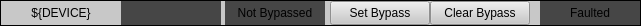
<?xml version="1.0" encoding="UTF-8"?>
<ui version="4.0">
 <class>Form</class>
 <widget class="QWidget" name="Form">
  <property name="geometry">
   <rect>
    <x>0</x>
    <y>0</y>
    <width>641</width>
    <height>26</height>
   </rect>
  </property>
  <property name="windowTitle">
   <string>Form</string>
  </property>
  <widget class="QFrame" name="frame">
   <property name="geometry">
    <rect>
     <x>0</x>
     <y>0</y>
     <width>641</width>
     <height>26</height>
    </rect>
   </property>
   <property name="styleSheet">
    <string notr="true">background-color: rgb(200, 200, 200);</string>
   </property>
   <property name="frameShape">
    <enum>QFrame::Box</enum>
   </property>
   <property name="frameShadow">
    <enum>QFrame::Plain</enum>
   </property>
   <widget class="QLabel" name="label">
    <property name="geometry">
     <rect>
      <x>1</x>
      <y>1</y>
      <width>120</width>
      <height>24</height>
     </rect>
    </property>
    <property name="text">
     <string>${DEVICE}</string>
    </property>
    <property name="alignment">
     <set>Qt::AlignCenter</set>
    </property>
   </widget>
   <widget class="PyDMLabel" name="PyDMLabel">
    <property name="geometry">
     <rect>
      <x>121</x>
      <y>1</y>
      <width>100</width>
      <height>24</height>
     </rect>
    </property>
    <property name="toolTip">
     <string/>
    </property>
    <property name="styleSheet">
     <string notr="true">background-color: rgb(70, 70, 70);</string>
    </property>
    <property name="alignment">
     <set>Qt::AlignCenter</set>
    </property>
    <property name="precision" stdset="0">
     <number>3</number>
    </property>
    <property name="precisionFromPV" stdset="0">
     <bool>false</bool>
    </property>
    <property name="alarmSensitiveContent" stdset="0">
     <bool>true</bool>
    </property>
    <property name="channel" stdset="0">
     <string>ca://${DEVICE}:RMON_THR</string>
    </property>
   </widget>
   <widget class="PyDMLabel" name="PyDMLabel_2">
    <property name="geometry">
     <rect>
      <x>225</x>
      <y>1</y>
      <width>100</width>
      <height>24</height>
     </rect>
    </property>
    <property name="toolTip">
     <string/>
    </property>
    <property name="styleSheet">
     <string notr="true">background-color: rgb(70, 70, 70);</string>
    </property>
    <property name="text">
     <string>Not Bypassed</string>
    </property>
    <property name="alignment">
     <set>Qt::AlignCenter</set>
    </property>
    <property name="precisionFromPV" stdset="0">
     <bool>false</bool>
    </property>
    <property name="alarmSensitiveContent" stdset="0">
     <bool>true</bool>
    </property>
    <property name="channel" stdset="0">
     <string>ca://${DEVICE}:RMON_BYP_STATE</string>
    </property>
   </widget>
   <widget class="PyDMPushButton" name="PyDMPushButton">
    <property name="geometry">
     <rect>
      <x>330</x>
      <y>1</y>
      <width>100</width>
      <height>24</height>
     </rect>
    </property>
    <property name="toolTip">
     <string/>
    </property>
    <property name="text">
     <string>Set Bypass</string>
    </property>
    <property name="channel" stdset="0">
     <string>ca://${DEVICE}:RMON_BYP_STATE</string>
    </property>
    <property name="pressValue" stdset="0">
     <string>1</string>
    </property>
   </widget>
   <widget class="PyDMPushButton" name="PyDMPushButton_2">
    <property name="geometry">
     <rect>
      <x>430</x>
      <y>1</y>
      <width>100</width>
      <height>24</height>
     </rect>
    </property>
    <property name="toolTip">
     <string/>
    </property>
    <property name="text">
     <string>Clear Bypass</string>
    </property>
    <property name="channel" stdset="0">
     <string>ca://${DEVICE}:RMON_BYP_STATE</string>
    </property>
    <property name="pressValue" stdset="0">
     <string>0</string>
    </property>
   </widget>
   <widget class="PyDMLabel" name="PyDMLabel_3">
    <property name="geometry">
     <rect>
      <x>540</x>
      <y>1</y>
      <width>100</width>
      <height>24</height>
     </rect>
    </property>
    <property name="toolTip">
     <string/>
    </property>
    <property name="styleSheet">
     <string notr="true">background-color: rgb(70, 70, 70);</string>
    </property>
    <property name="text">
     <string>Faulted</string>
    </property>
    <property name="alignment">
     <set>Qt::AlignCenter</set>
    </property>
    <property name="precisionFromPV" stdset="0">
     <bool>false</bool>
    </property>
    <property name="alarmSensitiveContent" stdset="0">
     <bool>true</bool>
    </property>
    <property name="channel" stdset="0">
     <string>ca://${DEVICE}:RMON_STATE</string>
    </property>
   </widget>
  </widget>
 </widget>
 <customwidgets>
  <customwidget>
   <class>PyDMLabel</class>
   <extends>QLabel</extends>
   <header>pydm.widgets.label</header>
  </customwidget>
  <customwidget>
   <class>PyDMPushButton</class>
   <extends>QPushButton</extends>
   <header>pydm.widgets.pushbutton</header>
  </customwidget>
 </customwidgets>
 <resources/>
 <connections/>
</ui>
